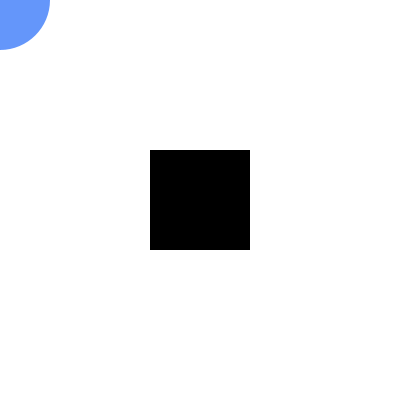
Frame 1 (no input)
Frame 60 (the mouse pressed at the canvas centre just before this capture): identical to frame 1, image omitted
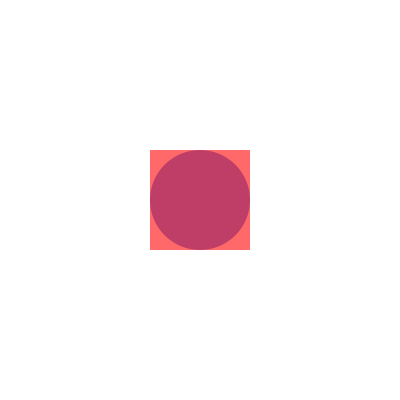
Frame 120 (the mouse held since frame 60 and released just before this capture)

The Processing sketch that drew these frames (run headless with seeded random() and noise(); from frame 60 on, the mouse is pressed at the canvas centre):

// Processing sketch: s9_collision_circle_rect
// ── s9_collision_circle_rect.pde
// 円のx,y座標、半径
float cx=150,cy=150,cr=50;
// 四角形のx,y座標、幅、高さ
float rx=150,ry=150,rw=100,rh=100;

void setup() {
    size(400, 400);
    noStroke();
}

void draw() {
  background(255);

  fill(100, 150, 250);
  cx = mouseX;
  cy = mouseY;
  ellipse(cx, cy, cr * 2, cr * 2);

  // 円と四角形の当たり判定
  if (collide(cx, cy, cr, rx, ry, rw, rh)) {
    fill(255, 0, 0, 150);  // 重なっている場合、赤い半透明の四角形を表示
  } else
    fill(0);

  rect(rx, ry, rw, rh);
}

// 円と四角形の当たり判定を行う関数
boolean collide(float cx, float cy, float cr, float rx, float ry, float rw, float rh) {
  // 円の中心から四角形の各辺までのX軸およびY軸方向の最短距離を計算
  float closestX,closestY;
  if (cx < rx) {
    closestX = rx;  // 円の中心が四角形の左側にある場合、四角形の左辺が最近傍点
  } else if (cx > rx + rw) {
    closestX = rx + rw;  // 円の中心が四角形の右側にある場合、四角形の右辺が最近傍点
  } else {
    closestX = cx;  // 円の中心が四角形の内部または左右の辺と同じX座標上にある場合、そのX座標をそのまま使用
  }
  if (cy < ry) {
    closestY = ry;  // 円の中心が四角形の上側にある場合、四角形の上辺が最近傍点
  } else if (cy > ry + rh) {
    closestY = ry + rh;  // 円の中心が四角形の下側にある場合、四角形の下辺が最近傍点
  } else {
    closestY = cy;  // 円の中心が四角形の内部または上下の辺と同じY座標上にある場合、そのY座標をそのまま使用
  }
  // 円の中心と四角形の各辺との最短距離を計算(別解)
  // float closestX = constrain(cx, rx, rx + rw);
  // float closestY = constrain(cy, ry, ry + rh);

  // 円の中心から四角形の最近傍点までの距離を計算
  float distanceX = cx - closestX;
  float distanceY = cy - closestY;

  // 距離の二乗が円の半径の二乗以下なら衝突している
  float distance = sqrt(distanceX * distanceX + distanceY * distanceY);
  return distance < cr;
}
